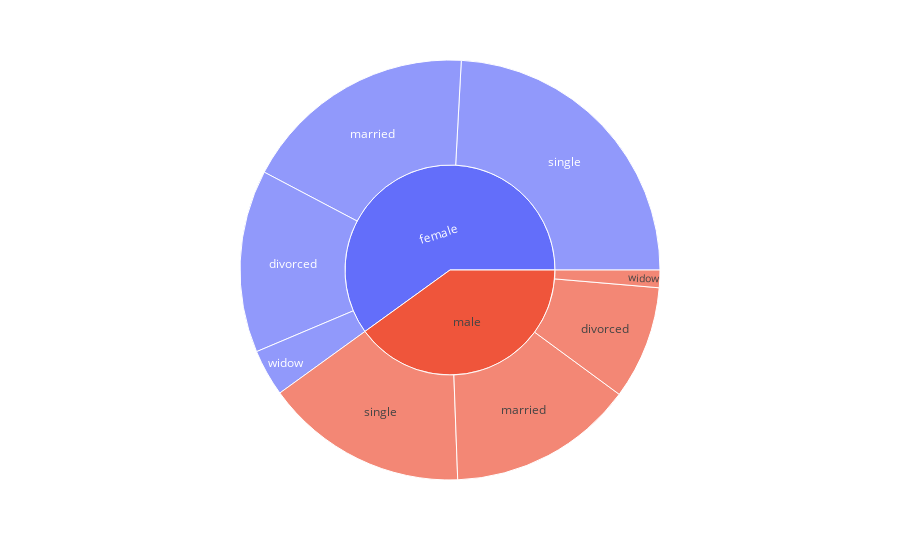

Notebook source saved alongside this figure:
### Markdown cell above
## 6. Using plotly.express construct a sunburst chart, showing the distribution of the income amount within sex and social status (first, find the sum of income for all respondents within each combination of sex and social status).

### Code cell
px.sunburst(df, path=['sex', 'status'], values='income')

### Figure 1 — Plotly figure (JSON) as saved in the notebook; plotly's stock layout.template omitted (floating-point values rounded to 4 significant figures)
{"data": [{"branchvalues": "total", "domain": {"x": [0, 1], "y": [0, 1]}, "hovertemplate": "labels=%{label}<br>income=%{value}<br>parent=%{parent}<br>id=%{id}<extra></extra>", "ids": ["female/divorced", "male/divorced", "female/married", "male/married", "female/single", "male/single", "female/widow", "male/widow", "female", "male"], "labels": ["divorced", "divorced", "married", "married", "single", "single", "widow", "widow", "female", "male"], "name": "", "parents": ["female", "male", "female", "male", "female", "male", "female", "male", "", ""], "type": "sunburst", "values": [10788244, 6696546, 13907105, 10983992, 18504680, 11976060, 2763502, 1035320, 45963531, 30691918]}], "layout": {"legend": {"tracegroupgap": 0}, "margin": {"t": 60}}}
